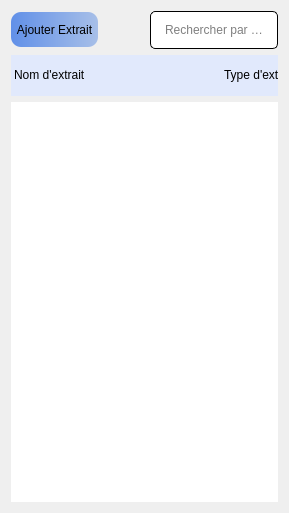
                       <widget class="QWidget" name="page_24">
                        <layout class="QGridLayout" name="gridLayout_30">
                         <item row="1" column="0" colspan="3">
                          <widget class="QTableWidget" name="tableWidget_19">
                           <property name="enabled">
                            <bool>true</bool>
                           </property>
                           <property name="minimumSize">
                            <size>
                             <width>0</width>
                             <height>0</height>
                            </size>
                           </property>
                           <property name="maximumSize">
                            <size>
                             <width>16777215</width>
                             <height>41</height>
                            </size>
                           </property>
                           <property name="styleSheet">
                            <string notr="true">background-color: rgb(220, 231, 255,200);

font: 14pt &quot;Times New Roman&quot;;
border-radius:0px;
color: rgb(0, 0, 0);</string>
                           </property>
                           <property name="horizontalScrollBarPolicy">
                            <enum>Qt::ScrollBarAlwaysOff</enum>
                           </property>
                           <property name="alternatingRowColors">
                            <bool>false</bool>
                           </property>
                           <property name="showGrid">
                            <bool>false</bool>
                           </property>
                           <property name="rowCount">
                            <number>1</number>
                           </property>
                           <property name="columnCount">
                            <number>5</number>
                           </property>
                           <attribute name="horizontalHeaderVisible">
                            <bool>false</bool>
                           </attribute>
                           <attribute name="horizontalHeaderDefaultSectionSize">
                            <number>210</number>
                           </attribute>
                           <attribute name="horizontalHeaderHighlightSections">
                            <bool>true</bool>
                           </attribute>
                           <attribute name="verticalHeaderVisible">
                            <bool>false</bool>
                           </attribute>
                           <attribute name="verticalHeaderMinimumSectionSize">
                            <number>41</number>
                           </attribute>
                           <attribute name="verticalHeaderDefaultSectionSize">
                            <number>41</number>
                           </attribute>
                           <attribute name="verticalHeaderHighlightSections">
                            <bool>true</bool>
                           </attribute>
                           <row>
                            <property name="text">
                             <string>New Row</string>
                            </property>
                           </row>
                           <column>
                            <property name="text">
                             <string>New Column</string>
                            </property>
                           </column>
                           <column>
                            <property name="text">
                             <string>New Column</string>
                            </property>
                           </column>
                           <column>
                            <property name="text">
                             <string>New Column</string>
                            </property>
                           </column>
                           <column>
                            <property name="text">
                             <string>New Column</string>
                            </property>
                           </column>
                           <column>
                            <property name="text">
                             <string>New Column</string>
                            </property>
                           </column>
                           <item row="0" column="0">
                            <property name="text">
                             <string>Nom d'extrait</string>
                            </property>
                           </item>
                           <item row="0" column="1">
                            <property name="text">
                             <string>Type d'extrait</string>
                            </property>
                           </item>
                           <item row="0" column="2">
                            <property name="text">
                             <string>Prix d'extrait</string>
                            </property>
                           </item>
                           <item row="0" column="3">
                            <property name="text">
                             <string>Quantité d'extrait</string>
                            </property>
                           </item>
                           <item row="0" column="4">
                            <property name="text">
                             <string>Nom d'utilisateur</string>
                            </property>
                           </item>
                          </widget>
                         </item>
                         <item row="0" column="0">
                          <widget class="QPushButton" name="pushButton_23">
                           <property name="minimumSize">
                            <size>
                             <width>0</width>
                             <height>35</height>
                            </size>
                           </property>
                           <property name="maximumSize">
                            <size>
                             <width>200</width>
                             <height>16777215</height>
                            </size>
                           </property>
                           <property name="styleSheet">
                            <string notr="true">QPushButton{
	text-align:center;
	padding: 5px;
	border-radius:10px;
	color: rgb(0, 0, 0);
	font: 75 italic 14pt &quot;Times New Roman&quot;;
background-color: qlineargradient(spread:pad, x1:0, y1:0, x2:1, y2:0, stop:0 #6190E8, stop:1 #A7BFE8);
}
QPushButton:hover{
	padding-left:2px;
	
	background-color: #b8c0ff;



}
QPushButton:pressed{
	padding-Right:2px;

}</string>
                           </property>
                           <property name="text">
                            <string>Ajouter Extrait</string>
                           </property>
                          </widget>
                         </item>
                         <item row="0" column="2">
                          <widget class="QLineEdit" name="lineEdit_13">
                           <property name="minimumSize">
                            <size>
                             <width>0</width>
                             <height>35</height>
                            </size>
                           </property>
                           <property name="maximumSize">
                            <size>
                             <width>400</width>
                             <height>16777215</height>
                            </size>
                           </property>
                           <property name="styleSheet">
                            <string notr="true">
QLineEdit{
	border:1px solid black;
	border-radius:5px;
	padding:10px;
	background-color: rgb(255, 255, 255);
	font: 12pt &quot;Times New Roman&quot;;
}
QLineEdit:focus{
	border:2px solid ;
	background-color: #F4F6FC;
	border-color: qlineargradient(spread:pad, x1:0, y1:0, x2:1, y2:0, stop:0 #E0C4FD, stop:1 #8FC6FD);
}
</string>
                           </property>
                           <property name="alignment">
                            <set>Qt::AlignCenter</set>
                           </property>
                           <property name="placeholderText">
                            <string>Rechercher par Type</string>
                           </property>
                          </widget>
                         </item>
                         <item row="2" column="0" colspan="3">
                          <widget class="QTableWidget" name="tableWidget_20">
                           <property name="minimumSize">
                            <size>
                             <width>0</width>
                             <height>400</height>
                            </size>
                           </property>
                           <property name="styleSheet">
                            <string notr="true">font: 14pt &quot;Times New Roman&quot;;
border-radius:0px;
color: rgb(0, 0, 0);</string>
                           </property>
                           <property name="verticalScrollBarPolicy">
                            <enum>Qt::ScrollBarAlwaysOff</enum>
                           </property>
                           <property name="horizontalScrollBarPolicy">
                            <enum>Qt::ScrollBarAlwaysOff</enum>
                           </property>
                           <property name="alternatingRowColors">
                            <bool>false</bool>
                           </property>
                           <property name="selectionMode">
                            <enum>QAbstractItemView::NoSelection</enum>
                           </property>
                           <property name="showGrid">
                            <bool>false</bool>
                           </property>
                           <property name="rowCount">
                            <number>12</number>
                           </property>
                           <property name="columnCount">
                            <number>8</number>
                           </property>
                           <attribute name="horizontalHeaderVisible">
                            <bool>false</bool>
                           </attribute>
                           <attribute name="horizontalHeaderDefaultSectionSize">
                            <number>58</number>
                           </attribute>
                           <attribute name="horizontalHeaderHighlightSections">
                            <bool>true</bool>
                           </attribute>
                           <attribute name="horizontalHeaderStretchLastSection">
                            <bool>true</bool>
                           </attribute>
                           <attribute name="verticalHeaderVisible">
                            <bool>false</bool>
                           </attribute>
                           <attribute name="verticalHeaderCascadingSectionResizes">
                            <bool>false</bool>
                           </attribute>
                           <attribute name="verticalHeaderMinimumSectionSize">
                            <number>41</number>
                           </attribute>
                           <row/>
                           <row/>
                           <row/>
                           <row/>
                           <row/>
                           <row/>
                           <row/>
                           <row/>
                           <row/>
                           <row/>
                           <row/>
                           <row/>
                           <column>
                            <property name="text">
                             <string>New Column</string>
                            </property>
                           </column>
                           <column>
                            <property name="text">
                             <string>New Column</string>
                            </property>
                           </column>
                           <column>
                            <property name="text">
                             <string>New Column</string>
                            </property>
                           </column>
                           <column>
                            <property name="text">
                             <string>New Column</string>
                            </property>
                           </column>
                           <column>
                            <property name="text">
                             <string>New Column</string>
                            </property>
                           </column>
                           <column>
                            <property name="text">
                             <string>New Column</string>
                            </property>
                           </column>
                           <column>
                            <property name="text">
                             <string>New Column</string>
                            </property>
                           </column>
                           <column>
                            <property name="text">
                             <string>New Column</string>
                            </property>
                           </column>
                          </widget>
                         </item>
                         <item row="0" column="1">
                          <spacer name="horizontalSpacer_3">
                           <property name="orientation">
                            <enum>Qt::Horizontal</enum>
                           </property>
                           <property name="sizeHint" stdset="0">
                            <size>
                             <width>40</width>
                             <height>20</height>
                            </size>
                           </property>
                          </spacer>
                         </item>
                        </layout>
                       </widget>
